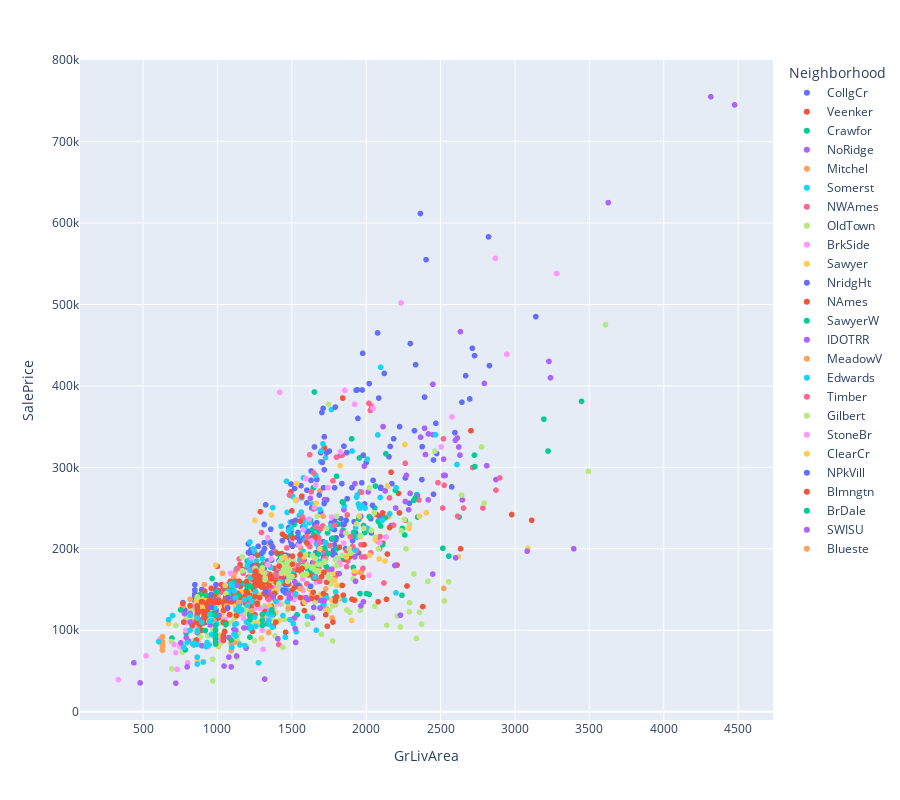

Source (notebook cell):
### Code cell
fig = px.scatter(train.drop([523,1298]), x="GrLivArea", y=label, hover_data=['Id'],color='Neighborhood',height=800)
fig.show()
